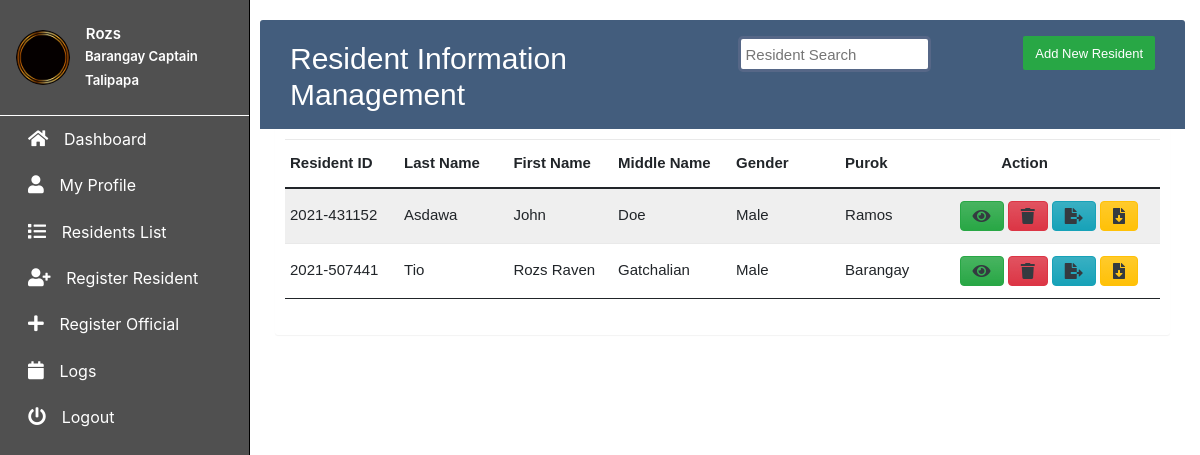
Page /residents.php (signed in) on the committed database.
### tables this page shows
CREATE TABLE `residents` (
  `dateRegistered` text DEFAULT NULL,
  `timeRegistered` text DEFAULT NULL,
  `residentID` text DEFAULT NULL,
  `nameFirst` text DEFAULT NULL,
  `nameMiddle` text DEFAULT NULL,
  `nameLast` text DEFAULT NULL,
  `nameAlias` text DEFAULT NULL,
  `birthMonth` varchar(2) DEFAULT NULL,
  `birthDay` varchar(2) DEFAULT NULL,
  `birthYear` varchar(4) DEFAULT NULL,
  `placeOB` text DEFAULT NULL,
  `gender` text DEFAULT NULL,
  `civilStatus` text DEFAULT NULL,
  `voterStatus` text DEFAULT NULL,
  `ifActive` text DEFAULT NULL,
  `religion` text DEFAULT NULL,
  `nationality` text DEFAULT NULL,
  `occupation` text DEFAULT NULL,
  `sector` text DEFAULT NULL,
  `cityAddress` text DEFAULT NULL,
  `provAddress` text DEFAULT NULL,
  `purok` text DEFAULT NULL,
  `email` text DEFAULT NULL,
  `mobileNumberA` varchar(11) DEFAULT NULL,
  `mobileNumberB` varchar(11) DEFAULT NULL,
  `homeNumberA` varchar(11) DEFAULT NULL,
  `homeNumberB` varchar(11) DEFAULT NULL,
  `residentType` text DEFAULT NULL,
  `residentStatus` text DEFAULT NULL,
  `encoder` text DEFAULT NULL,
  `encoderPosition` text DEFAULT NULL,
  `imageLocation` text DEFAULT NULL
);

### residents.php (the view, shortened to what this page needs)
<?php
$name = $_SESSION['name'];
$purok = $_SESSION['purok'];
$position = $_SESSION['position'];
$image = $_SESSION['imageLocation'];
?>
<!DOCTYPE html>
<html lang="en">
<head>
  <link rel="stylesheet" href="./assets/css/main.css">
  <link rel='stylesheet' href='https://cdn.jsdelivr.net/npm/bootstrap@5.0.0-beta1/dist/css/bootstrap.min.css'>
  <link rel='stylesheet' href='https://unicons.iconscout.com/release/v3.0.6/css/line.css'>
  <link href="https://maxcdn.bootstrapcdn.com/font-awesome/latest/css/font-awesome.min.css" rel="stylesheet">
  <link rel="stylesheet" href="https://cdn.jsdelivr.net/npm/bootstrap@4.6.0/dist/css/bootstrap.min.css" />
  <link rel="stylesheet" href="https://use.fontawesome.com/releases/v5.12.1/css/all.css">
  <link rel="stylesheet" href="./assets/css/residents.css" />
</head>
<body>
  <aside class="sidebar position-fixed top-0 left-0 overflow-auto h-100 float-left" id="show-side-navigation1">
    <div class="sidebar-header d-flex align-items-center px-3 py-4">
      <?php
      echo "<img class='rounded-pill img-fluid border-2' width='25%' src=" .  $image . " alt='Official's Image'>"
      ?>
      <div class="ms-2">
        <h5 class="fs-6 mb-0">
          <a class="text-decoration-none headName" href="viewUser.php"> &nbsp; <?php echo $name; ?></a>
        </h5>
        <p class="mt-1 mb-0 headPlace"> &nbsp; <?php echo $position ?></p>
        <p class="mt-1 mb-0 headPlace"> &nbsp; <?php echo $purok ?></p>
      </div>
    </div>
    <ul class="categories list-unstyled">
      <li><i class="fa fa-home sideIcons"></i><a href="dashboard.php"> Dashboard</a></li>
      <li><i class="fa fa-user sideIcons"></i><a href="viewUser.php"> My Profile</a></li>
      <li><i class="fa fa-list sideIcons"></i><a href="residents.php"> Residents List</a></li>
      <li><i class="fa fa-user-plus sideIcons"></i><a href="registration.php"> Register Resident</a></li>
      <li><i class="fa fa-plus sideIcons"></i><a href="registerOfficial.php"> Register Official</a></li>
      <li><i class="fa fa-calendar sideIcons"></i><a href="logs.php"> Logs</a></li>
      <li><i class="fa fa-power-off sideIcons"></i><a href="index.php"> Logout</a></li>
    </ul>
  </aside>
  <section>
    <div class="container">
      <div class="table-wrapper">
        <div class="table-title">
          <div class="row">
            <div class="col-sm-6">
              <h2>Resident Information Management</h2>
            </div>
            <div class="col-sm-3">
              <div class="search">
                <input onkeyup="searchElement()" type="text" class="searchTerm" name="searchResident" id="searchResident" placeholder="Resident Search">
              </div>
            </div>
            <div class="col-sm-3">
              <button class="btn btn-success" onclick="return registerResident()"><span>Add New Resident</span></button>
            </div>
          </div>
        </div>
        <table class="table table-striped table-hover" id="residentsTable">
          <thead>
            <tr>
              <th data-field="resID">Resident ID</th>
              <th data-field="lName" data-sortable="true">Last Name</th>
              <th data-field="fName" data-sortable="true">First Name</th>
              <th data-field="mName" data-sortable="true">Middle Name</th>
              <th data-field="vStatus" data-sortable="true">Gender</th>
              <th data-field="occuptaion" data-sortable="true">Purok</th>
              <th data-field="view">&nbsp;&nbsp;&nbsp;&nbsp;&nbsp;&nbsp;&nbsp;&nbsp;&nbsp;&nbsp;Action</th>
            </tr>
          </thead>
          <form method="POST" action="./database/database.php">
            <tbody>
              <?php
                include_once("./database/connection.php");
                $getResidents = "SELECT * FROM residents ORDER BY `dateRegistered` DESC, `timeRegistered` DESC";
                $result = mysqli_query($conn, $getResidents);
                if (mysqli_num_rows($result) > 0) {
                  while ($residents = mysqli_fetch_assoc($result)) {
                    echo
                    "<tr id='residentRow'><td>" . $_SESSION['residentID'] = $residents['residentID']
                      . "</td><td name='lastName' value".$residents['nameLast'].">" . $residents['nameLast']
                      . "</td><td name='firstName' value".$residents['nameFirst'].">" . $residents['nameFirst']
                      . "</td><td name='middleName' value".$residents['nameMiddle'].">" . $residents['nameMiddle']
                      . "</td><td>" . $residents['gender']
                      . "</td><td>" . $residents['purok']
                      . "<td> <button name='btnViewResident' target='_blank' title='View Resident' type='submit' value=" . $residents['residentID'] . " class='btn btn-success bg-gradient text-dark fa fa-eye'></button>
                              <button name='btnDeleteResident' target='_blank' title='Delete Resident' type='submit' value=" . $residents['residentID'] . " class='btn btn-danger bg-gradient text-dark fa fa-trash'></button>
                              <button name='btnDownloadResidency' target='_blank' title='Download Certificate of Residency' type='submit' value=" . $residents['residentID'] . " class='btn btn-info bg-gradient text-dark fas fa-file-export'></button>
                              <button name='btnDownloadClearance' target='_blank' title='Download Barangay Clearance' type='submit' value=" . $residents['residentID'] . " class='btn btn-warning bg-gradient text-dark fas fa-file-download'></button>"
                      . "</td></tr>";
                  }
                }
              ?>
            </tbody>
          </form>
        </table>
      </div>
    </div>
  </section>
</body>
</html>

### assets/css/main.css (style rules this page uses)
* { -webkit-user-select: none; -khtml-user-select: none; -moz-user-select: none; -ms-user-select: none; user-select: none; }
.sidebar { background-color: #505050; width: 250px; transition: all 0.3s ease-in-out; transform: translateX(0); z-index: 9999999; border-right: 1px solid black; }
.sidebar .sidebar-header { border-bottom: 1px solid #ffffff; }
.sidebar .sidebar-header h5 a { color: white; }
.sidebar .sidebar-header p { color: white; font-size: 0.825rem; }
.sidebar > ul > li { padding: 0.7rem 1.75rem; }
.sidebar ul > li > a { color: white; text-decoration: none; }
.sidebar ul > li > i { font-size: 18px; margin-right: 0.7rem; color: white; }
.headName, .headPlace { font-size: 15px; font-weight: 600; }

### assets/css/residents.css (style rules this page uses)
section { color: #566787; font-family: "Varela Round", sans-serif; font-size: 15px; margin-right: 15px; }
.search { width: 100%; height: 36px; position: relative; display: flex; }
.searchTerm { width: 100%; border: 3px solid #566787; padding: 5px; height: 36px; border-radius: 5px; outline: none; }
.container { padding-top: 30px; }
.table-wrapper { background: #fff; padding: 20px 10px; margin: -10px 0; border-radius: 3px; box-shadow: 0 1px 1px rgba(0, 0, 0, 0.05); }
.table-title { padding-bottom: 15px; background: #435d7d; color: #fff; padding: 16px 30px; margin: -20px -25px 10px; border-radius: 3px 3px 0 0; }
.table-title h2 { margin: 5px 0 0; font-size: 30px; }
.table-title .btn { color: #fff; float: right; font-size: 13px; border: none; min-width: 50px; border-radius: 2px; border: none; outline: none !important; margin-left: 10px; }
.table-title .btn span { float: left; margin-top: 2px; }
table.table tr th, table.table tr td { border-color: #e9e9e9; padding: 12px 5px; width: 150px; vertical-align: middle; }
table.table tr th:first-child { width: 100px; }
table.table tr th:last-child { width: 300px; }
table.table-striped tbody tr:nth-of-type(odd) { background-color: #fcfcfc; }
section { margin-left: 260px; }

### rows in the picture
residents: residentID+nameLast+nameFirst "2021-431152 Asdawa John Doe Male Ramos"
residents: residentID+nameLast+nameFirst "2021-507441 Tio Rozs Raven Gatchalian Male Barangay"

### other values in the picture
$name "Rozs"
$position "Barangay Captain"
$purok "Talipapa"
